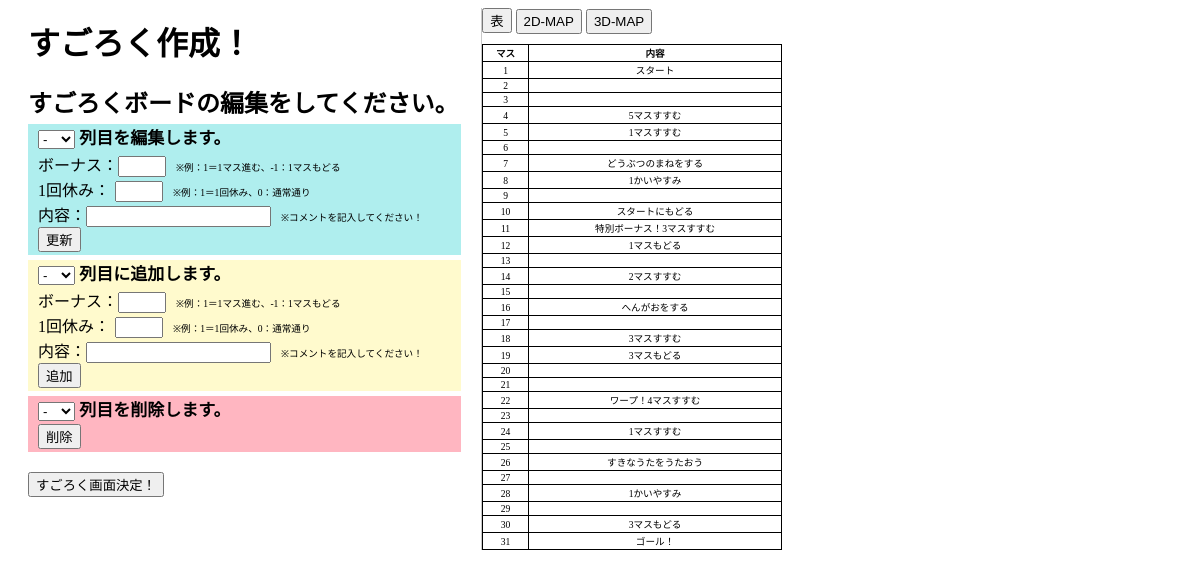
Page /start.php on the committed database.
### tables this page shows
CREATE TABLE `boad_table` (
  `id` int(11) NOT NULL,
  `bonus` int(11) NOT NULL,
  `stop_status` int(11) NOT NULL,
  `text` text NOT NULL
);

### start.php (the view, shortened to what this page needs)
<?php
    $pdo = connect_db();
    $stmt = $pdo->prepare("SELECT * FROM boad_table");
    $status = $stmt->execute();
    $boad_all=0;
    while($boad_table[] = $stmt->fetch(PDO::FETCH_ASSOC)){
        $boad_all += 1;
    }
?>
<!DOCTYPE html>
<html lang="en">
<head>
    <link rel="stylesheet" href="css/style.css">
</head>
<body>
<main>
    <div class="left_main">
        <h1>すごろく作成！</h1>
        <div class="edit_zone">
            <h2>すごろくボードの編集をしてください。</h2>
            <div class="edit">
                <form method="POST" action="edit_boad.php">
                    <h3><select name="number">
                        <option value="">-</option>
                    </select> 列目を編集します。</h3>
                    <label>ボーナス：<input type="text" name="bonus" class="bonus"></label><span class="comment">※例：1＝1マス進む、-1：1マスもどる</span><br>
                    <label>1回休み：<input type="text" name="stop_status" class="stop_status"></label><span class="comment">※例：1＝1回休み、0：通常通り</span><br>
                    <label>内容：<input type="text" name="text" class="text"></label><span class="comment">※コメントを記入してください！</span><br>
                    <button type="submit">更新</button>
                </form>
            </div>
            <div class="insert">
                <form method="POST" action="insert_boad.php">
                    <h3>
                    <select name="number">
                        <option value="">-</option>
                    </select> 列目に追加します。</h3>
                    <label>ボーナス：<input type="text" name="bonus" class="bonus"></label><span class="comment">※例：1＝1マス進む、-1：1マスもどる</span><br>
                    <label>1回休み：<input type="text" name="stop_status" class="stop_status"></label><span class="comment">※例：1＝1回休み、0：通常通り</span><br>
                    <label>内容：<input type="text" name="text" class="text"></label><span class="comment">※コメントを記入してください！</span><br>
                    <button type="submit">追加</button>
                </form>
            </div>
            <div class="delete">
                <form method="GET" action="delete_boad.php">
                    <h3>
                    <select name="number">
                        <option value="">-</option>
                    </select> 列目を削除します。</h3>
                    <button type="submit">削除</button>
                </form>
            </div>
        </div>
        <?php
            if($_SESSION['kanri_flg'] == 1){
                $line = "<button onclick=";
                $line = $line.'"location.href=';
                $line = $line."'./number_select.php'";
                $line = $line.'" class="next_button">人数選択へ！</button><br>';
                $line =  $line."<button onclick=";
                $line = $line.'"location.href=';
                $line = $line."'./game_index.php'";
                $line = $line.'" class="game_button">ゲーム画面へ！</button>';
                echo $line."<br>";
            }
            elseif($_SESSION['kanri_flg'] == 0){
                $line = "<button onclick=";
                $line = $line.'"location.href=';
                $line = $line."'./number_select.php'";
                $line = $line.'" class="next_button">すごろく画面決定！</button>';
                echo $line."<br>";
            }
        ?>
    </div>
    <div class="right_main">
        <button class="board_button" id="button_table">表</button>
        <button class="board_button" id="button_2d">2D-MAP</button>
        <button class="board_button" id="button_3d">3D-MAP</button>
        <table class="game_table">
            <tr><th>マス</th><th>内容</th></tr>
            <?php
                for($i=0;$i<$boad_all;$i++){
                    echo "<tr><td>{$boad_table[$i]["id"]}</td><td>{$boad_table[$i]["text"]}</td></tr>";
                }
            ?>
        </table>
    </div>
</main>
</body>
</html>

### css/style.css (style rules this page uses)
main { display: flex; }
.left_main { width: 40%; }
.right_main { width: 60%; background-color: #fff; border-left: solid 1px #c9c9c9; }
h1 { margin: 10px 0; margin-left: 20px; }
h2 { margin-top: 20px; margin-bottom: 3px; margin-left: 20px; }
h3 { margin-top: 5px; margin-bottom: 3px; margin-left: 20px; font-size: 17px; }
.edit { background-color: #afeeee; margin: 0 20px; padding: 0 0 3px 10px; }
.edit h3 { margin-left: 0; }
.insert { background-color: #fffacd; margin: 0 20px; padding: 0 0 3px 10px; }
.insert h3 { margin-left: 0; }
.delete { background-color: #ffb6c1; margin: 0 20px; padding: 0 0 3px 10px; }
.delete h3 { margin-left: 0; }
.bonus { width: 40px; }
.stop_status { width: 40px; margin-left: 5px; }
.next_button { margin: 20px; }
.board_button { height: 25px; }
table { margin-top: 10px; border-collapse: collapse; font-size: 60%; text-align: center; width: 300px; }
table th, table td { border: solid 1px black; }
.comment { font-size: 60%; padding-left: 10px; }

### rows in the picture
boad_table: id "1", text "スタート"
boad_table: id "2"
boad_table: id "3"
boad_table: id "4", text "5マスすすむ"
boad_table: id "5", text "1マスすすむ"
boad_table: id "6"
boad_table: id "7", text "どうぶつのまねをする"
boad_table: id "8", text "1かいやすみ"
boad_table: id "9"
boad_table: id "10", text "スタートにもどる"
boad_table: id "11", text "特別ボーナス！3マスすすむ"
boad_table: id "12", text "1マスもどる"
boad_table: id "13"
boad_table: id "14", text "2マスすすむ"
boad_table: id "15"
boad_table: id "16", text "へんがおをする"
boad_table: id "17"
boad_table: id "18", text "3マスすすむ"
boad_table: id "19", text "3マスもどる"
boad_table: id "20"
boad_table: id "21"
boad_table: id "22", text "ワープ！4マスすすむ"
boad_table: id "23"
boad_table: id "24", text "1マスすすむ"
boad_table: id "25"
boad_table: id "26", text "すきなうたをうたおう"
boad_table: id "27"
boad_table: id "28", text "1かいやすみ"
boad_table: id "29"
boad_table: id "30", text "3マスもどる"
boad_table: id "31", text "ゴール！"
